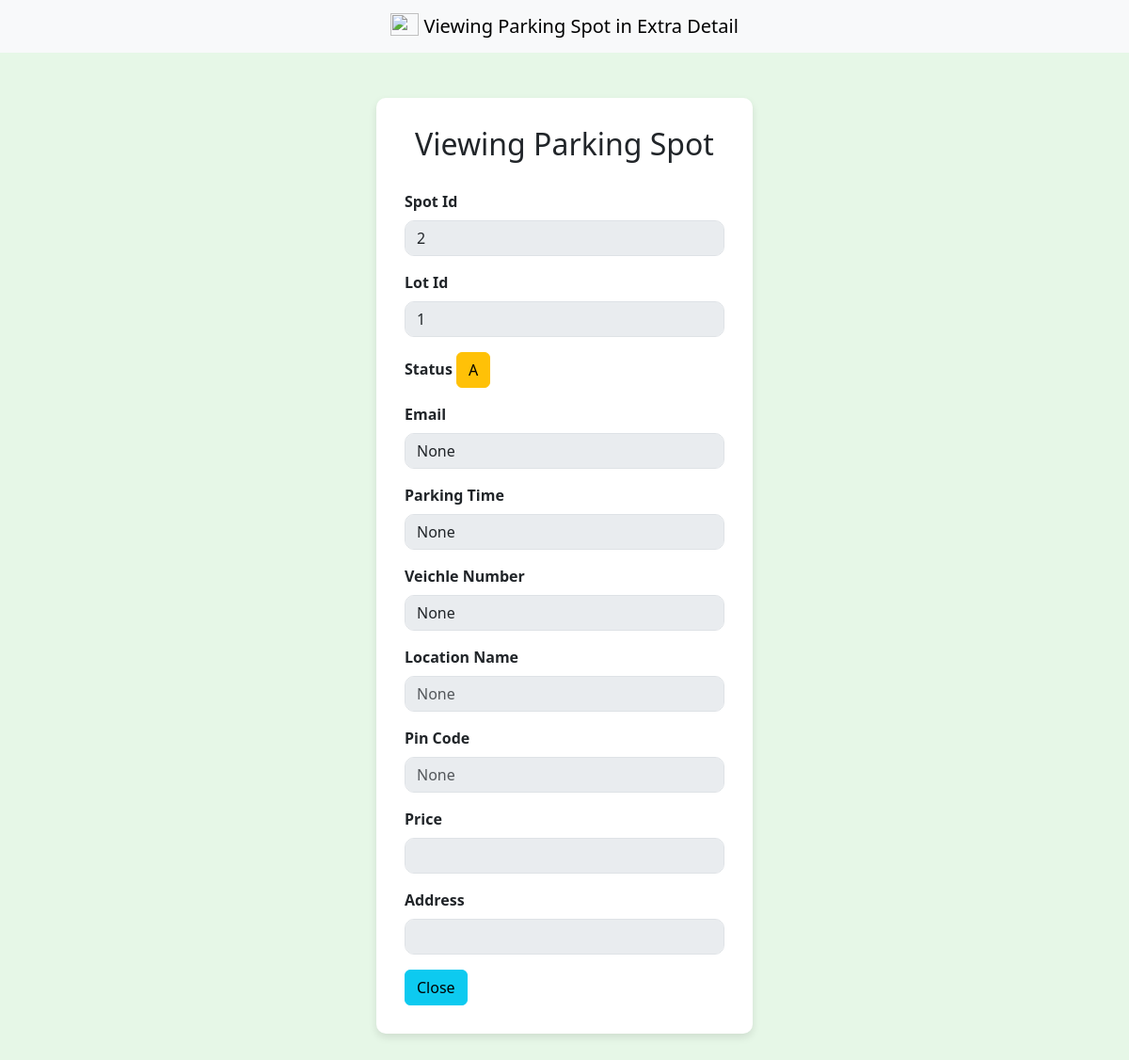
The app's page /admin/dashboard/view/extradetail/2 (signed in) with its own data.
### models/models.py (models this page shows)
class ParkingSpot(db.Model):
    id=db.Column(db.Integer(),primary_key=True)
    lotid=db.Column(db.Integer(),nullable=False)
    status = db.Column(db.String(5),default="A")
    veichleNumber=db.Column(db.String(50),nullable=True)

### controllers/controllers.py (the view)
@controllers.route("/admin/dashboard/view/extradetail/<int:id>",methods=["GET","POST"])
def viewSpotInExtraDetail(id):
    status = session.get("status")
    if status is not None and int(status) > 0:
        spotDetails = ParkingSpot.query.filter_by(id=id).first()
        reservationdetails=ReserveParkingSpot.query.filter_by(lotid=spotDetails.lotid,spotid=spotDetails.id).first()
        if not reservationdetails:
            reservationdetails={
                "email":"None",
                "parking_time":"None"
            }
        parkingdetails= ParkingLot.query.filter_by(id=spotDetails.lotid).first()
        return render_template("viewSpotInExtraDetails.html",spotDetails=spotDetails,reservationdetails=reservationdetails,parkingdetails=parkingdetails)
    else:
        return redirect("/login")

### templates/viewSpotInExtraDetails.html (shortened to what this page needs)
<!DOCTYPE html>
<html lang="en">
<head>
    <link href="https://cdn.jsdelivr.net/npm/bootstrap@5.3.0-alpha1/dist/css/bootstrap.min.css" rel="stylesheet">
</head>
<body>
    <nav class="navbar bg-body-tertiary">
  <div class="container-fluid text-center">
    <a class="navbar-brand mx-auto " href="#">
      <img src="https://images.pexels.com/photos/164634/pexels-photo-164634.jpeg?_gl=1*1rfblvq*_ga*MTY5NDc0NzA3NC4xNzUzMjk4NzE5*_ga_8JE65Q40S6*czE3NTMyOTg3MTgkbzEkZzEkdDE3NTMyOTg3MjMkajU1JGwwJGgw" width="30" height="24" class="d-inline-block align-text-top" style="align-content: center;">
      Viewing Parking Spot in Extra Detail
    </a>
  </div>
    </nav>
        <div class="login-container mt-lg-5">
        <h2>Viewing Parking Spot</h2>
        <form>
            <span>
             <div class="mb-3">
                <label for="spotid" class="form-label"><b>Spot Id</b></label>
                <input type="text" class="form-control" id="spotid" name="spotid" value="{{spotDetails.id}}" required disabled>
            </div>
             <div class="mb-3">
                <label for="lotid" class="form-label"><b>Lot Id</b></label>
                <input type="text" class="form-control" id="lotid" name="lotid" value="{{spotDetails.lotid}}" required disabled>
            </div>
            </span>
            <div class="mb-3">
                <span>
                <label for="status" class="form-label"><b>Status</b></label>
                <a class="btn btn-warning" href="/admin/dashboard/view/extradetail/{{spotDetails.id}}">{{spotDetails.status}}</a>
                </span>
             </div>
              <div class="mb-3">
                <label for="email" class="form-label"><b>Email</b></label>
                <input type="email" class="form-control" id="email" name="email" value="{{reservationdetails.email}}" required disabled>
            </div>
             <div class="mb-3">
                <label for="parking_time" class="form-label"><b>Parking Time</b></label>
                <input type="text" class="form-control" id="parking_time" name="parking_time" value="{{reservationdetails.parking_time}}" required disabled>
            </div>
             <div class="mb-3">
                <label for="veichle" class="form-label"><b>Veichle Number</b></label>
                <input type="veichle" class="form-control" id="veichle" name="veichle" value="{{spotDetails.veichleNumber}}" placeholder="None" required disabled>
            </div>
            <div class="mb-3">
                <label for="location" class="form-label"><b>Location Name</b></label>
                <input type="location" class="form-control" id="location" name="location" value="{{parkingdetails.location_name}}" placeholder="None" required disabled>
            </div>
                         <div class="mb-3">
                <label for="pincode" class="form-label"><b>Pin Code </b></label>
                <input type="pincode" class="form-control" id="pincode" name="pincode" value="{{parkingdetails.pincode}}" placeholder="None" required disabled>
            </div>
                         <div class="mb-3">
                <label for="price" class="form-label"><b>Price</b></label>
                <input type="price" class="form-control" id="price" name="price" value="{{parkingdetails.price}}" required disabled>
            </div>
                         <div class="mb-3">
                <label for="address" class="form-label"><b>Address</b></label>
                <input type="address" class="form-control" id="address" name="address" value="{{parkingdetails.address}}" required disabled>
            </div>
            <a href="/admin/dashboard" class="btn btn-info">Close</a>
        </form>
    </div>
</body>
</html>

### templates/viewSpotInExtraDetails.html (style rules this page uses)
body { background-color: #e6f7e7; }
.login-container { max-width: 400px; margin: 100px auto; background-color: white; padding: 30px; border-radius: 10px; box-shadow: 0 4px 8px rgba(0, 0, 0, 0.1); }
.login-container h2 { text-align: center; margin-bottom: 30px; }
.form-control { border-radius: 10px; }

### records on screen
ParkingSpot: spotid "2", lotid "1", status "A", veichle "None"
